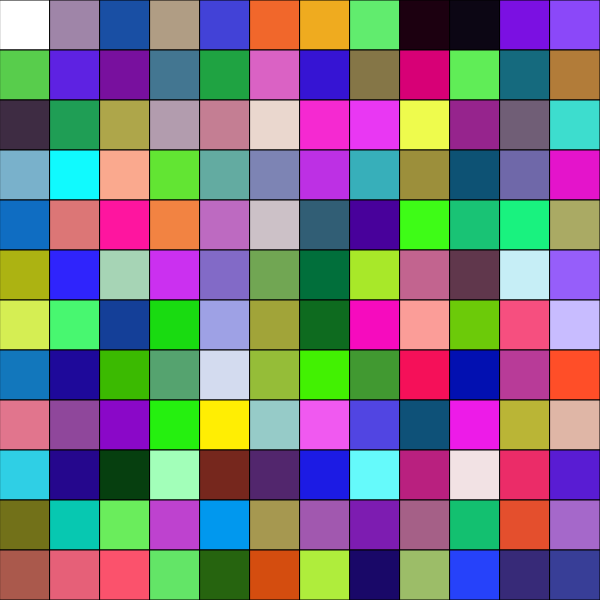
Frame 1 (no input)
Frame 60 (no input): identical to frame 1, image omitted
Frame 120 (the mouse pressed at the canvas centre since frame 60): identical to frame 1, image omitted

The p5.js sketch that drew this single still picture (run headless with seeded random() and noise() and a simulated clock; from frame 60 on, the mouse is pressed at the canvas centre):

// p5.js sketch
// ── sketch.js
        let points = [];
        let colors = [];

        var selected = [25, 25];
        function setup() {
            createCanvas(600, 600);
            rectMode(CENTER);
            background(100);
//I use Push  because it can add one or more elements to the end of an array and return a new length.
            for (let i = 25; i < width; i += 50) {
                for (let j = 25; j < height; j += 50) {
                    colors.push(color(random(255), random(255), random(255)));
                    points.push([i, j]);
                }
            }

        }

        function draw() {
//This means when the distance between the mouse and the square less than 25, the squre will be filled with white.
//and when choose the square by the mouse, the square will be filled with white.
//I searched in the Internet. I know that we need to use what we learned. But I try to make the work be better.
//so I mixed the tings what I learned with the searched information.
            for (let i = 0; i < colors.length; i++) {
                fill(colors[i]);
                //Judge mouse passing
                let dis = dist(mouseX, mouseY, points[i][0], points[i][1]);
                if (dis < 25) {
                    fill(255);
                }
                //Judge whether it is selected or not
                if (points[i][0] == selected[0] && points[i][1] == selected[1]) {
                    fill(255);
                }
                rect(points[i][0], points[i][1], 50, 50);
            }
            //Click to change the selected square
            if (mouseIsPressed) {
                for (let i = 0; i < colors.length; i++) {
                    let dis = dist(mouseX, mouseY, points[i][0], points[i][1]);
                    if (dis < 25) {
                        selected = points[i];
                    }
                }
            }
//selected function is the variable name. I mixed "if" funtion with selected funtion(which I searched)
            if (keyIsPressed&keyCode === 38) {
                //up
                selected[1] -= 50;
                if (selected[1] < 0) {
                    selected[1] += 600;
                }
            }
            if (keyIsPressed&keyCode === 39) {
                //right
                selected[0] += 50;
                if (selected[0] > 600) {
                    selected[0] -= 600;
                }
            }
            if (keyIsPressed&keyCode === 40) {
                //down
                selected[1] += 50;
                if (selected[1] > 600) {
                    selected[1] -= 600;
                }
            }
            if (keyIsPressed&keyCode === 37) {
                //left
                selected[0] -= 50;
                if (selected[0] < 0) {
                    selected[0] += 600;
                }
            }
        }
